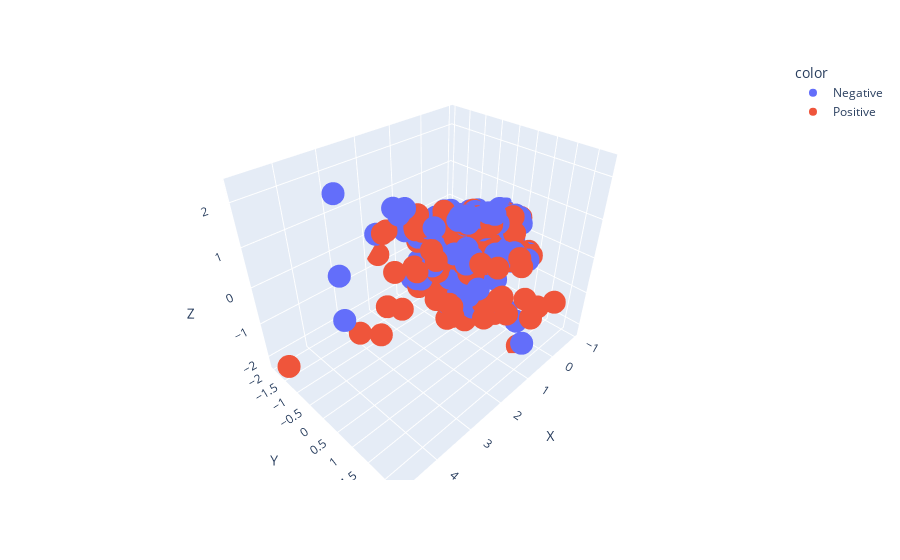

Notebook cell for this chart:
### Code cell
#Check PCA=3, then make 3D scatter plot
df_sample_reduced = PCA(n_components = 3).fit_transform(df_sample_counts.toarray())
Reduced3 = pd.DataFrame(data=df_sample_reduced ,columns=["X","Y", "Z"])
fig = px.scatter_3d(Reduced3, x='X', y='Y',z='Z', color=df_sample['sentiment_name'])
fig.show()

### Figure 1 — Plotly figure (JSON) as saved in the notebook; plotly's stock layout.template omitted (floating-point values rounded to 4 significant figures; data arrays with more than 128 entries replaced by an {"elided": "..."} marker saying what was removed)
{"data": [{"hovertemplate": "color=Negative<br>X=%{x}<br>Y=%{y}<br>Z=%{z}<extra></extra>", "legendgroup": "Negative", "marker": {"color": "#636efa", "symbol": "circle"}, "mode": "markers", "name": "Negative", "scene": "scene", "showlegend": true, "type": "scatter3d", "x": {"elided": "248 float values"}, "y": {"elided": "248 float values"}, "z": {"elided": "248 float values"}}, {"hovertemplate": "color=Positive<br>X=%{x}<br>Y=%{y}<br>Z=%{z}<extra></extra>", "legendgroup": "Positive", "marker": {"color": "#EF553B", "symbol": "circle"}, "mode": "markers", "name": "Positive", "scene": "scene", "showlegend": true, "type": "scatter3d", "x": {"elided": "252 float values"}, "y": {"elided": "252 float values"}, "z": {"elided": "252 float values"}}], "layout": {"legend": {"title": {"text": "color"}, "tracegroupgap": 0}, "margin": {"t": 60}, "scene": {"domain": {"x": [0, 1], "y": [0, 1]}, "xaxis": {"title": {"text": "X"}}, "yaxis": {"title": {"text": "Y"}}, "zaxis": {"title": {"text": "Z"}}}}}
